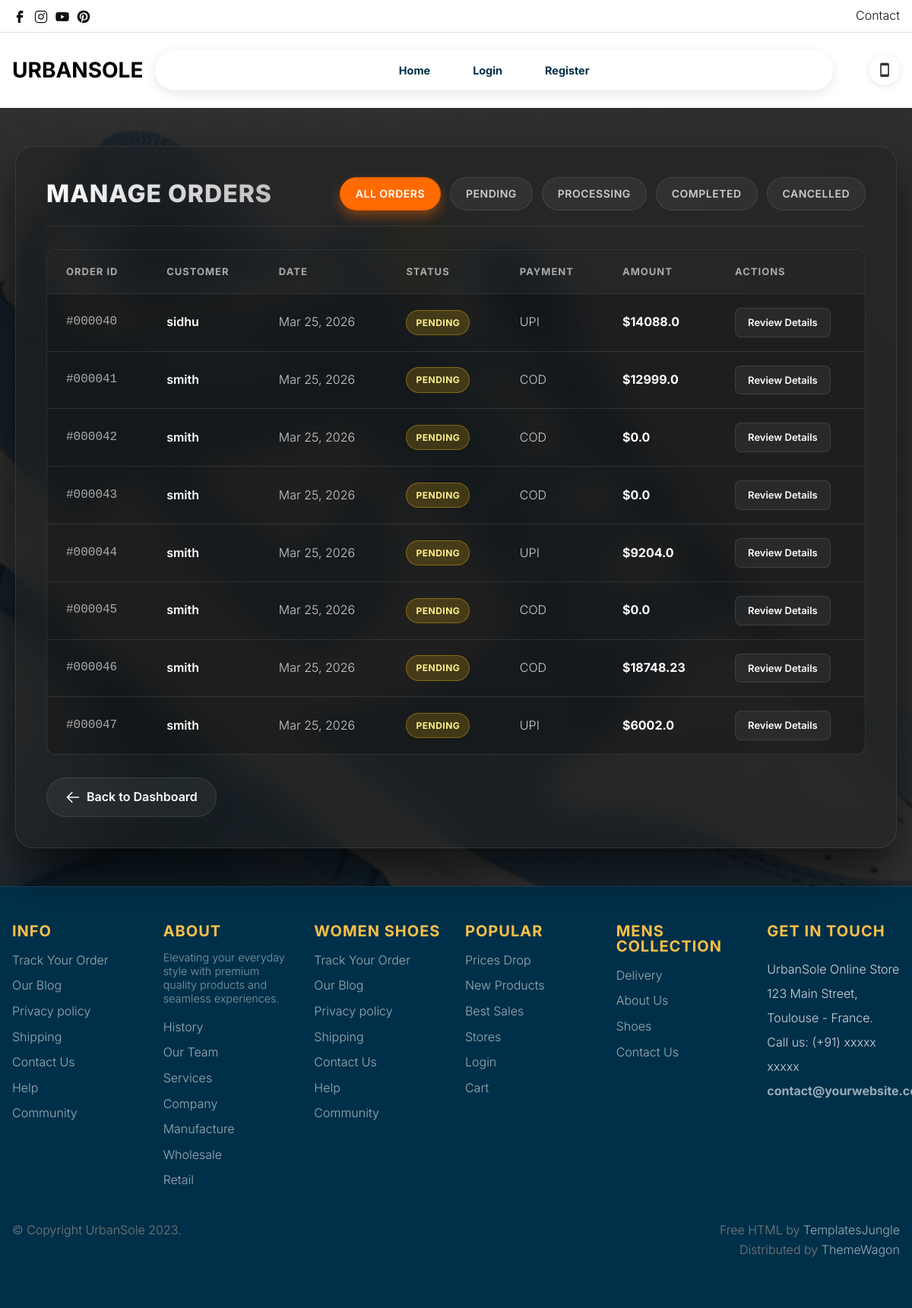
Before: /userorder_for_admin with the older database file.
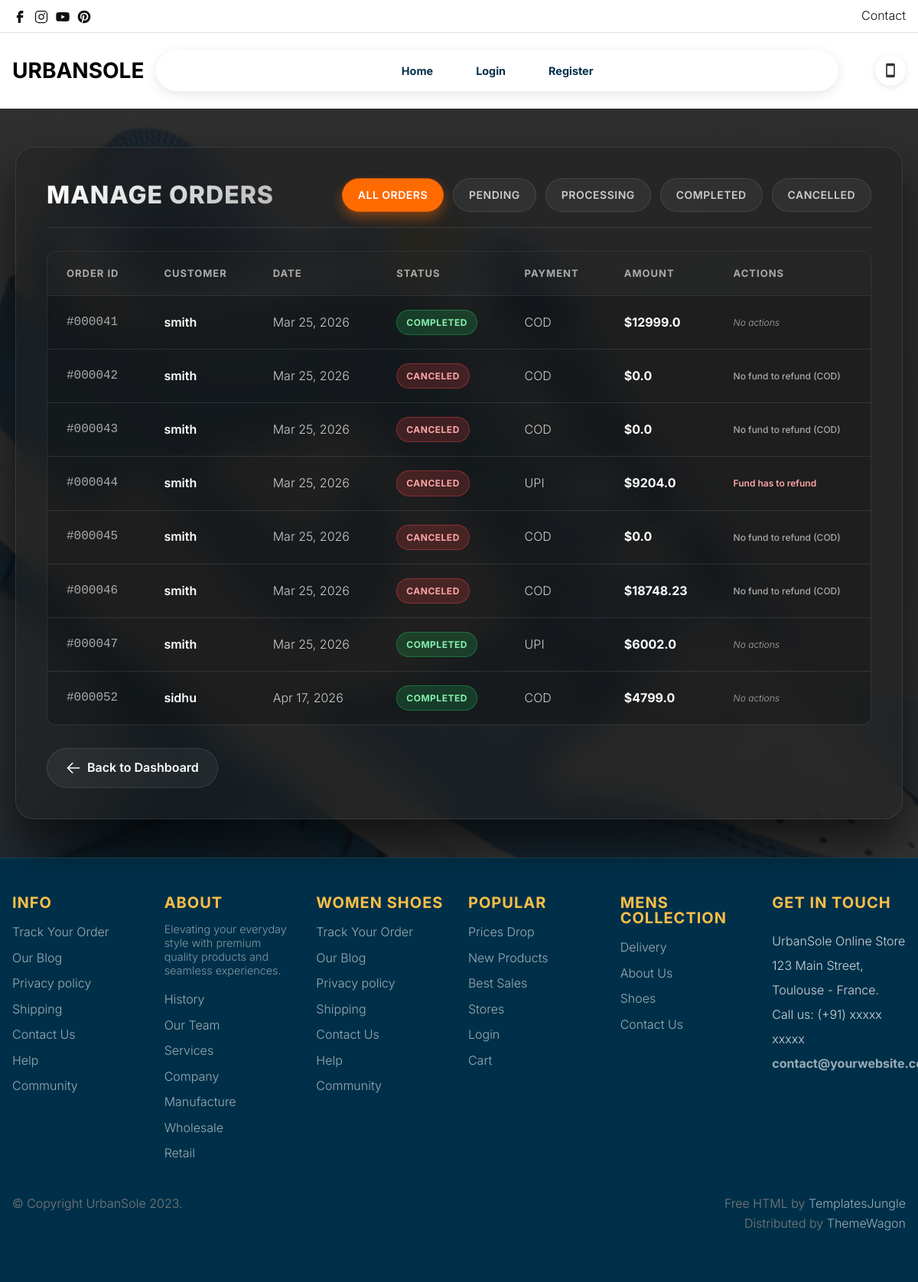
After: the same page with the newer database file.
### employee/models.py (models this page shows)
class Order(models.Model):
    user=models.ForeignKey(User,on_delete=models.CASCADE)
    orderdate=models.DateTimeField(auto_now_add=True)
    deliverydate=models.DateTimeField(null=True, blank=True)
    carrier=models.CharField(max_length=100, blank=True)
    payment_date=models.DateTimeField(null=True, blank=True)
    total_amount=models.FloatField(default=0.0)
    orderstatus=models.CharField(max_length=20, default='pending')
    paymentstatus=models.CharField(max_length=20, default='')
    trackingid=models.CharField(max_length=100, blank=True)
    payment_method=models.CharField(max_length=50, blank=True)
    cancel_reason=models.TextField(blank=True, null=True)

### manager/views.py (the view)
# urls.py: path('userorder_for_admin',views.userorder_for_admin,name='userorder_for_admin'),
def userorder_for_admin(request):
    status=request.GET.get('status')
    orders=Order.objects.all()
    if status == 'pending':
        orders=Order.objects.filter(orderstatus__iexact='pending')
    if status == 'Processing':
        orders=Order.objects.filter(orderstatus__iexact='Processing')
    if status == 'Completed':
        orders=Order.objects.filter(orderstatus__iexact='Completed')
    if status == 'Canceled':
        orders=Order.objects.filter(orderstatus__in=['canceled', 'Canceled', 'cancelled', 'Cancelled'])
    if status == 'all':
        orders=Order.objects.all()
    return render(request,'manager/userorder.html',{'orders':orders})

### template/manager/userorder.html (shortened to what this page needs)
{% extends 'common/base.html' %}
{% load static %}
{% block content %}
<div class="orders-wrapper">
    <div class="orders-card">
        <div class="orders-header">
            <h2>Manage Orders</h2>
            <div class="filter-group">
                <a href="?status=all" class="filter-btn" data-status="all">All Orders</a>
                <a href="?status=pending" class="filter-btn" data-status="pending">Pending</a>
                <a href="?status=Processing" class="filter-btn" data-status="Processing">Processing</a>
                <a href="?status=Completed" class="filter-btn" data-status="Completed">Completed</a>
                <a href="?status=Canceled" class="filter-btn" data-status="Canceled">Cancelled</a>
            </div>
        </div>
        <div class="table-responsive">
            <table>
                <thead>
                    <tr>
                        <th>Order ID</th>
                        <th>Customer</th>
                        <th>Date</th>
                        <th>Status</th>
                        <th>Payment</th>
                        <th>Amount</th>
                        <th>Actions</th>
                    </tr>
                </thead>
                <tbody>
                    {% for item in orders %}
                    <tr>
                        <td style="font-family: monospace; color: #aaa;">#{{ item.id|stringformat:"06d" }}</td>
                        <td style="font-weight: 600;">{{ item.user.username }}</td>
                        <td style="color: #ccc;">{{ item.orderdate|date:"M d, Y" }}</td>
                        <td>
                            {% if item.orderstatus|lower == 'pending' %}
                                <span class="status-badge status-pending">Pending</span>
                            {% elif item.orderstatus|lower == 'processing' %}
                                <span class="status-badge status-processing">Processing</span>
                            {% elif item.orderstatus|lower == 'completed' %}
                                <span class="status-badge status-completed">Completed</span>
                            {% elif item.orderstatus|lower == 'canceled' or item.orderstatus|lower == 'cancelled' %}
                                <span class="status-badge status-canceled">Canceled</span>
                            {% else %}
                                <span class="status-badge" style="background: rgba(255,255,255,0.1);">{{ item.orderstatus }}</span>
                            {% endif %}
                        </td>
                        <td style="color: #ccc; text-transform: capitalize;">{{ item.payment_method }}</td>
                        <td style="font-weight: 700; color: #fff;">${{ item.total_amount }}</td>
                        <td>
                            <div class="action-group">
                                {% if item.orderstatus == 'pending' %}
                                    <a href="{% url 'orderdetails_for_manager' item.id %}" class="btn-action btn-details">Review Details</a>
                                {% elif item.orderstatus|lower == 'canceled' or item.orderstatus|lower == 'cancelled' %}
                                    {% if item.payment_method|lower == 'upi' %}
                                        <span style="color: #fca5a5; font-size: 12px; font-weight: 600;">Fund has to refund</span>
                                    {% else %}
                                        <span style="color: #aaa; font-size: 12px; font-weight: 500;">No fund to refund (COD)</span>
                                    {% endif %}
                                {% else %}
                                    <span style="color: #aaa; font-style: italic; font-size: 12px;">No actions</span>
                                {% endif %}
                            </div>
                        </td>
                    </tr>
                    {% endfor %}
                </tbody>
            </table>
        </div>
        <a href="{% url 'adminhome' %}" class="btn-back">
            <svg width="20" height="20" fill="none" stroke="currentColor" stroke-width="2" viewBox="0 0 24 24">
                <path stroke-linecap="round" stroke-linejoin="round" d="M10.5 19.5L3 12m0 0l7.5-7.5M3 12h18" />
            </svg>
            Back to Dashboard
        </a>
    </div>
</div>
{% endblock %}

Changed rows visible on the page:
removed Order: id "000040", user.username "sidhu", orderdate "Mar 25, 2026", orderstatus "PENDING", payment_method "UPI", total_amount "14088.0"
changed Order "000041": orderstatus "PENDING Review Details" → "COMPLETED No actions"
changed Order "000042": orderstatus "PENDING Review Details" → "CANCELED No fund to refund (COD)"
changed Order "000043": orderstatus "PENDING Review Details" → "CANCELED No fund to refund (COD)"
changed Order "000044": orderstatus "PENDING Review Details" → "CANCELED Fund has to refund"
changed Order "000045": orderstatus "PENDING Review Details" → "CANCELED No fund to refund (COD)"
changed Order "000046": orderstatus "PENDING Review Details" → "CANCELED No fund to refund (COD)"
changed Order "000047": orderstatus "PENDING Review Details" → "COMPLETED No actions"
added Order: id "000052", user.username "sidhu", orderdate "Apr 17, 2026", orderstatus "COMPLETED", payment_method "COD", total_amount "4799.0"
